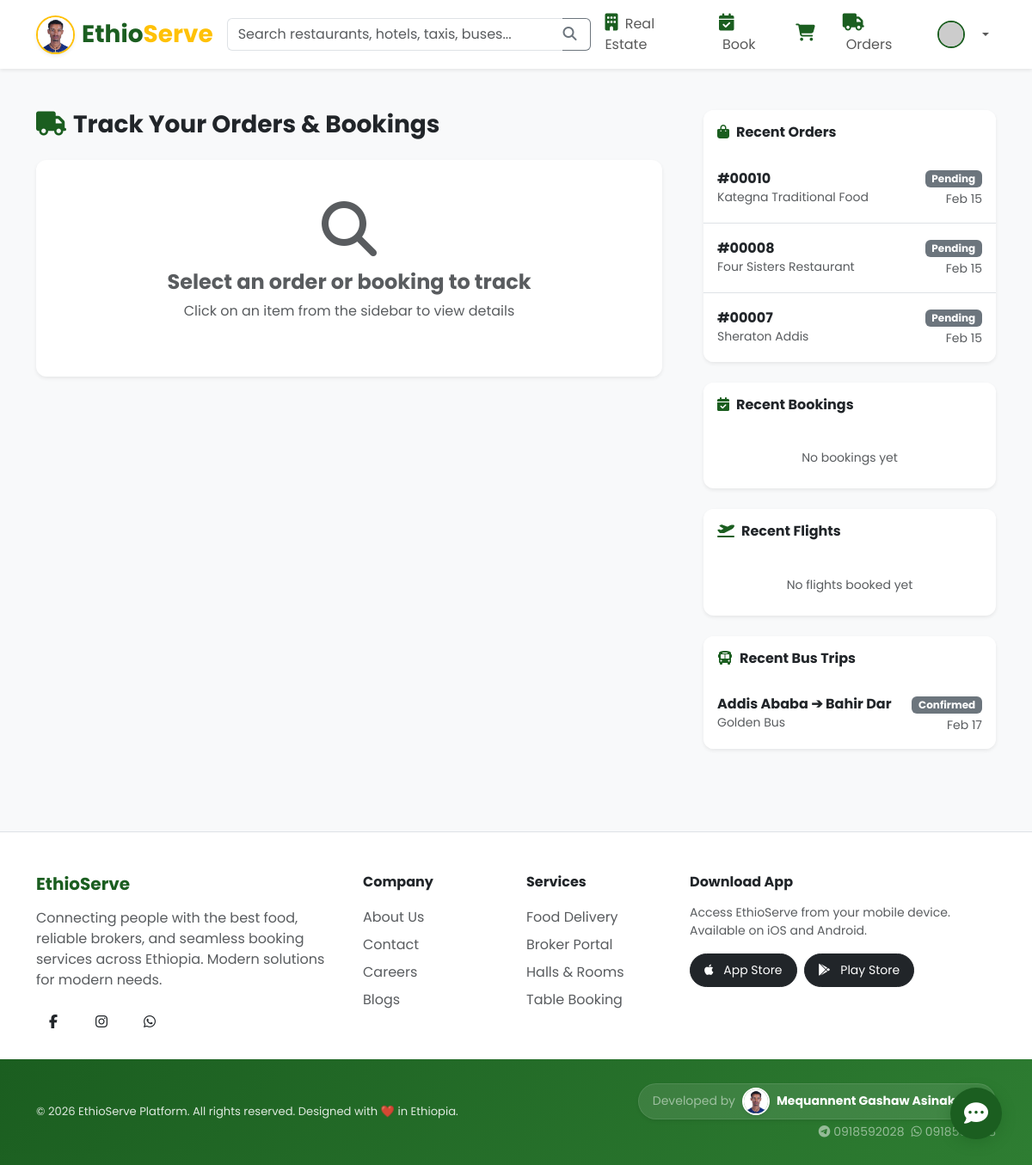
Page /customer/track_order.php (signed in) on the committed database.
### tables this page shows
CREATE TABLE `orders` (
  `id` int(11) NOT NULL AUTO_INCREMENT,
  `customer_id` int(11) DEFAULT NULL,
  `hotel_id` int(11) DEFAULT NULL,
  `total_amount` decimal(10,2) NOT NULL,
  `status` enum('pending','preparing','on_delivery','delivered','cancelled') DEFAULT 'pending',
  `payment_method` varchar(50) DEFAULT NULL,
  `payment_status` enum('pending','paid','failed') DEFAULT 'pending',
  `created_at` timestamp NOT NULL DEFAULT current_timestamp(),
  PRIMARY KEY (`id`),
  KEY `customer_id` (`customer_id`),
  KEY `hotel_id` (`hotel_id`),
  CONSTRAINT `orders_ibfk_1` FOREIGN KEY (`customer_id`) REFERENCES `users` (`id`) ON DELETE CASCADE,
  CONSTRAINT `orders_ibfk_2` FOREIGN KEY (`hotel_id`) REFERENCES `hotels` (`id`) ON DELETE CASCADE
);

CREATE TABLE `hotels` (
  `id` int(11) NOT NULL AUTO_INCREMENT,
  `user_id` int(11) DEFAULT NULL,
  `name` varchar(100) NOT NULL,
  `description` text DEFAULT NULL,
  `location` varchar(255) DEFAULT NULL,
  `cuisine_type` varchar(100) DEFAULT NULL,
  `opening_hours` varchar(100) DEFAULT NULL,
  `rating` decimal(2,1) DEFAULT 0.0,
  `min_order` decimal(10,2) DEFAULT 0.00,
  `delivery_time` varchar(50) DEFAULT NULL,
  `image_url` varchar(255) DEFAULT NULL,
  `phone` varchar(20) DEFAULT NULL,
  `email` varchar(100) DEFAULT NULL,
  `status` enum('pending','approved','rejected') DEFAULT 'pending',
  PRIMARY KEY (`id`),
  KEY `user_id` (`user_id`),
  CONSTRAINT `hotels_ibfk_1` FOREIGN KEY (`user_id`) REFERENCES `users` (`id`) ON DELETE CASCADE
);

### customer/track_order.php (the view, shortened to what the rows shown need)
<?php
require_once '../includes/functions.php';
require_once '../includes/db.php';
$user_id = getCurrentUserId();
$order = null;
$stmt = $pdo->prepare("
    SELECT o.*, h.name as hotel_name
    FROM orders o
    JOIN hotels h ON o.hotel_id = h.id
    WHERE o.customer_id = ?
    ORDER BY o.created_at DESC
    LIMIT 10
");
$stmt->execute([$user_id]);
$recent_orders = $stmt->fetchAll();
include('../includes/header.php');
?>
<main class="container py-5">
    <div class="row g-5">
        <div class="col-lg-4">
            <div class="card border-0 shadow-sm mb-4">
                <div class="card-body p-0">
                    <?php if (empty($recent_orders)): ?>
                        <div class="p-4 text-center text-muted">
                            <small>No orders yet</small>
                        </div>
                    <?php else: ?>
                        <div class="list-group list-group-flush">
                            <?php foreach ($recent_orders as $o): ?>
                                <a href="?id=<?php echo $o['id']; ?>"
                                    class="list-group-item list-group-item-action py-3 <?php echo ($order && $order['id'] == $o['id']) ? 'active' : ''; ?>">
                                    <div class="d-flex justify-content-between align-items-center">
                                        <div>
                                            <h6 class="mb-0 fw-bold">#<?php echo str_pad($o['id'], 5, '0', STR_PAD_LEFT); ?>
                                            </h6>
                                            <small
                                                class="<?php echo ($order && $order['id'] == $o['id']) ? 'text-white-50' : 'text-muted'; ?>">
                                                <?php echo htmlspecialchars($o['hotel_name']); ?>
                                            </small>
                                        </div>
                                        <div class="text-end">
                                            <?php echo getStatusBadge($o['status']); ?>
                                            <br><small
                                                class="<?php echo ($order && $order['id'] == $o['id']) ? 'text-white-50' : 'text-muted'; ?>">
                                                <?php echo date('M d', strtotime($o['created_at'])); ?>
                                            </small>
                                        </div>
                                    </div>
                                </a>
                            <?php endforeach; ?>
                        </div>
                    <?php endif; ?>
                </div>
            </div>
        </div>
    </div>
</main>
<?php include('../includes/footer.php'); ?>

### includes/functions.php (shortened to what the rows shown need)
<?php
function getStatusBadge($status)
{
    $badges = [
        'pending' => '<span class="badge bg-warning text-dark">Pending</span>',
        'approved' => '<span class="badge bg-success">Approved</span>',
        'rejected' => '<span class="badge bg-danger">Rejected</span>',
        'cancelled' => '<span class="badge bg-danger">Cancelled</span>',
        'preparing' => '<span class="badge bg-info">Preparing</span>',
        'ready' => '<span class="badge bg-primary">Ready</span>',
        'on_delivery' => '<span class="badge bg-primary">On Delivery</span>',
        'delivered' => '<span class="badge bg-success">Delivered</span>',
        'paid' => '<span class="badge bg-success">Paid</span>',
        'failed' => '<span class="badge bg-danger">Failed</span>',
        'requested' => '<span class="badge bg-warning text-dark">Requested</span>',
        'accepted' => '<span class="badge bg-info">Accepted</span>',
        'in_progress' => '<span class="badge bg-primary">In Progress</span>',
        'completed' => '<span class="badge bg-success">Completed</span>',
        'available' => '<span class="badge bg-success">Available</span>',
        'taken' => '<span class="badge bg-secondary">Taken</span>',
        'active' => '<span class="badge bg-success">Active</span>',
        'inactive' => '<span class="badge bg-secondary">Inactive</span>',
        'showing' => '<span class="badge bg-info">Now Showing</span>',
        'upcoming' => '<span class="badge bg-warning text-dark">Upcoming</span>',
        'ended' => '<span class="badge bg-secondary">Ended</span>',
        'confirmed' => '<span class="badge bg-success">Confirmed</span>'
    ];
    return $badges[$status] ?? '<span class="badge bg-secondary">' . ucfirst($status) . '</span>';
}

### rows in the picture
orders: id "00010", hotel.name "Kategna Traditional Food", status "Pending", created_at "Feb 15"
orders: id "00008", hotel.name "Four Sisters Restaurant", status "Pending", created_at "Feb 15"
orders: id "00007", hotel.name "Sheraton Addis", status "Pending", created_at "Feb 15"

### other values in the picture
$rb['origin'] "Addis Ababa"
$rb['destination'] "Bahir Dar"
$rb['company_name'] "Golden Bus"
$badges[$status] "Confirmed"
date('M d', strtotime($rb['travel_date'])) "Feb 17"
